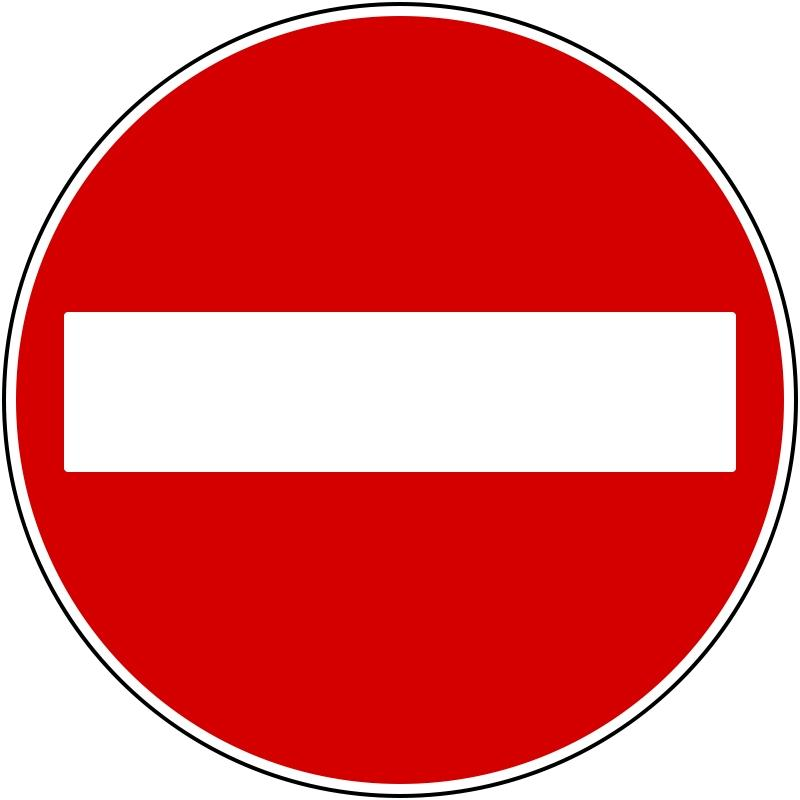
#> input picture stop.jpg, 800 x 800 px, given in place of the camera
$ python hsvSettings.py
#> lines starting #> are read from the running program, lines starting #| are printed output that depends on the picture; after the words box and inside, x2 and y2 are one past the last pixel; in counts of white or black regions, pixels touching at a corner belong together
import cv2

def nothing(x):
    pass

cap = cv2.VideoCapture(0)

cv2.namedWindow('result')

cv2.createTrackbar("minb", "result", 0, 255, nothing)
#> slider 'minb' is set to 51
cv2.createTrackbar("ming", "result", 0, 255, nothing)
#> slider 'ming' is set to 51
cv2.createTrackbar("minr", "result", 0, 255, nothing)
#> slider 'minr' is set to 51

cv2.createTrackbar("maxb", "result", 0, 255, nothing)
#> slider 'maxb' is set to 255
cv2.createTrackbar("maxg", "result", 0, 255, nothing)
#> slider 'maxg' is set to 255
cv2.createTrackbar("maxr", "result", 0, 255, nothing)
#> slider 'maxr' is set to 255

while(1):

    ret, frame = cap.read()
#> frame is the input picture: shape (800, 800, 3); mean B, G, R 109.2, 109.3, 226.6
    hsv=cv2.cvtColor(frame, cv2.COLOR_BGR2HSV)
#> hsv: shape (800, 800, 3); mean H, S, V 6.6, 142.8, 226.6

    minb = cv2.getTrackbarPos("minb", 'result')
    ming = cv2.getTrackbarPos("ming", 'result')
    minr = cv2.getTrackbarPos("minr", 'result')

    maxb = cv2.getTrackbarPos("maxb", 'result')
    maxg = cv2.getTrackbarPos("maxg", 'result')
    maxr = cv2.getTrackbarPos("maxr", 'result')

    hsv = cv2.blur(hsv, (10, 10))
#> hsv: shape (800, 800, 3); mean H, S, V 6.6, 142.8, 226.6

    mask = cv2.inRange(hsv, (minb, ming, minr), (maxb,maxg, maxr))
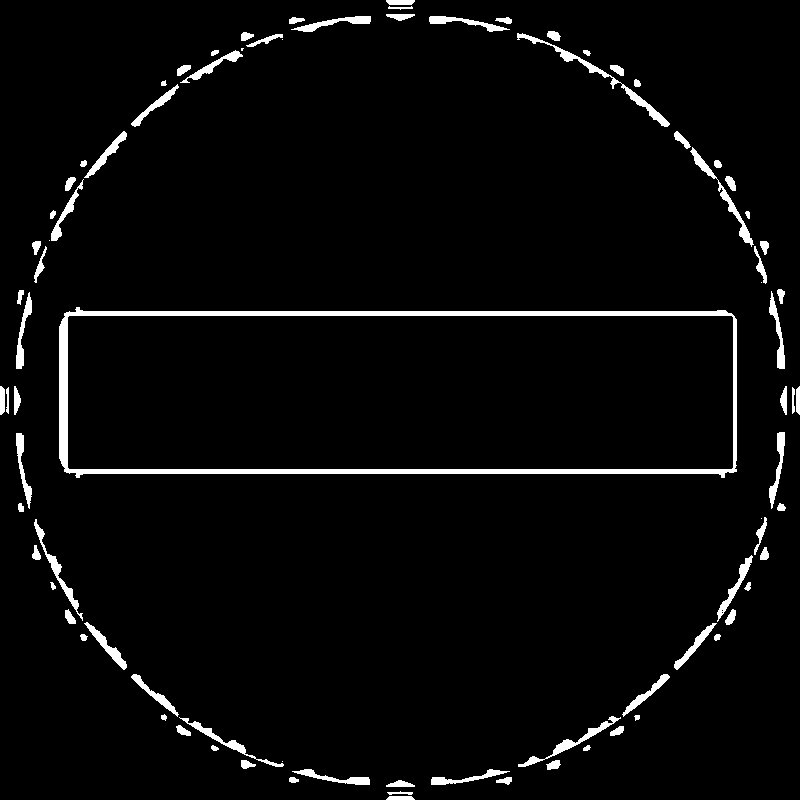
#> mask: shape (800, 800); 3.6% white; 86 white regions (6 under 20 px), largest, box (x1, y1, x2, y2) and area: (59, 307, 737, 478) 8645, (517, 33, 670, 127) 943, (690, 147, 754, 247) 647
    mask = cv2.erode(mask, None, iterations=2)
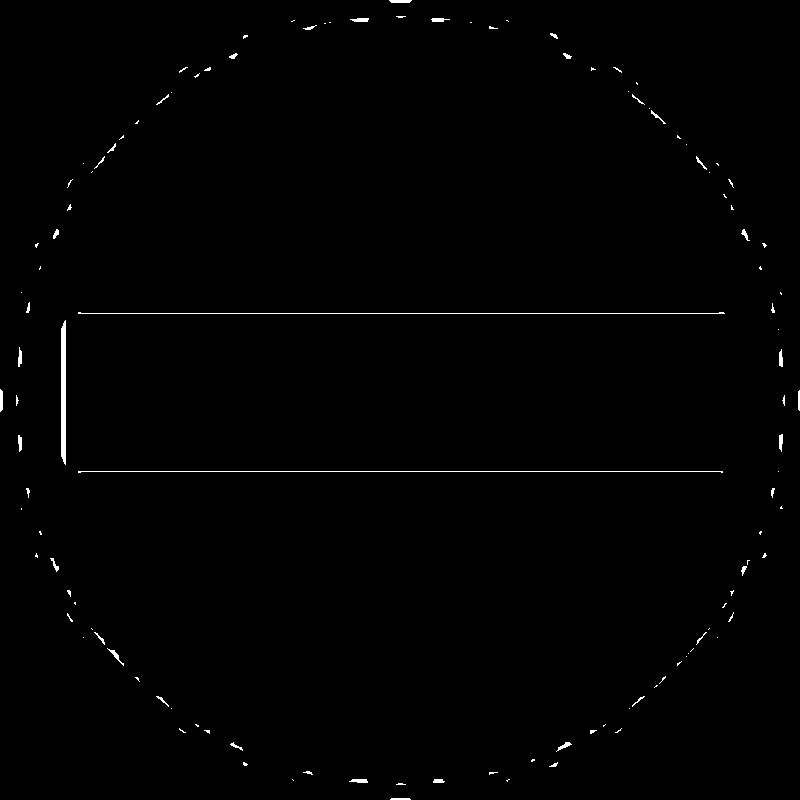
#> mask: shape (800, 800); 0.64% white; 120 white regions (78 under 20 px), largest, box (x1, y1, x2, y2) and area: (61, 320, 66, 465) 689, (78, 312, 725, 314) 655, (78, 471, 723, 473) 650
    mask = cv2.dilate(mask, None, iterations=4)
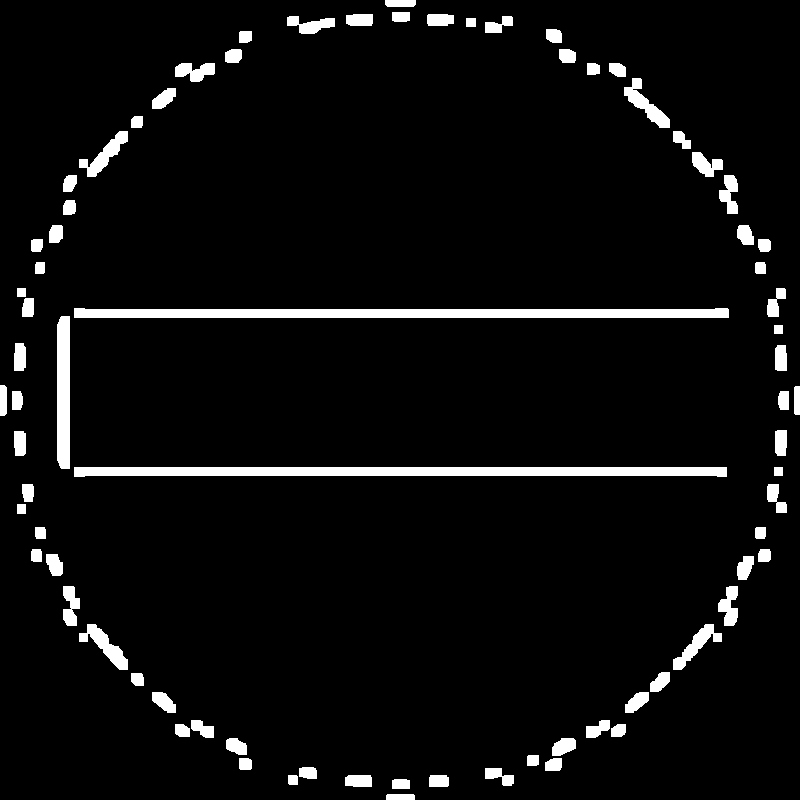
#> mask: shape (800, 800); 5.2% white; 78 white regions, largest, box (x1, y1, x2, y2) and area: (74, 308, 729, 318) 5919, (74, 467, 727, 477) 5898, (57, 316, 70, 469) 1953
    cv2.imshow("Mask", mask)

    result = cv2.bitwise_and(frame, frame, mask=mask)
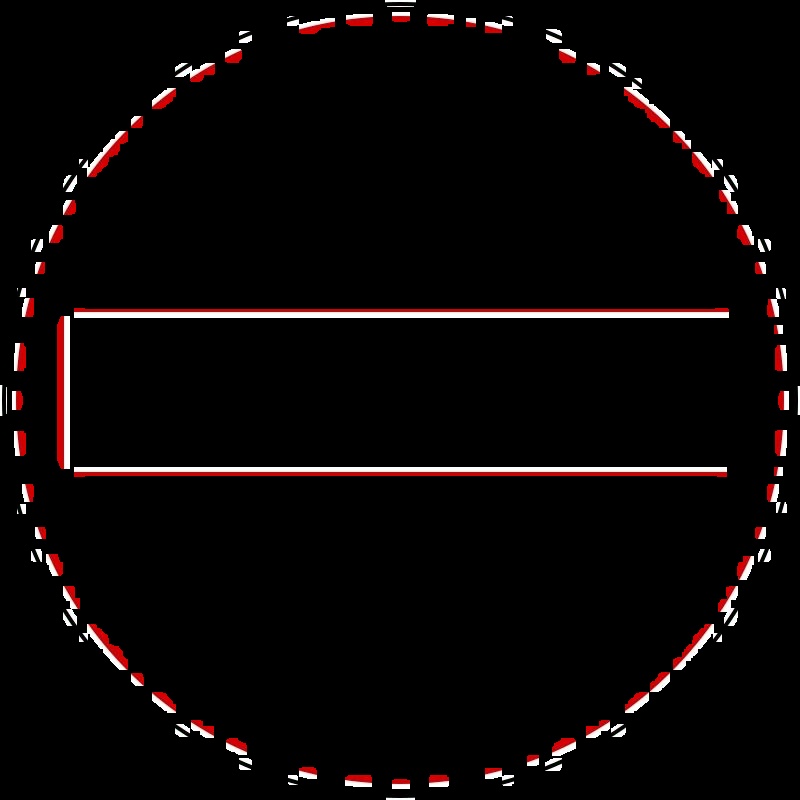
#> result: shape (800, 800, 3); mean B, G, R 6.9, 6.9, 11.1
    cv2.imshow('result', result)

    if cv2.waitKey(1) == 27:
#> (key Esc is pressed here)
        break

cap.release()
cv2.destroyAllWindows()
